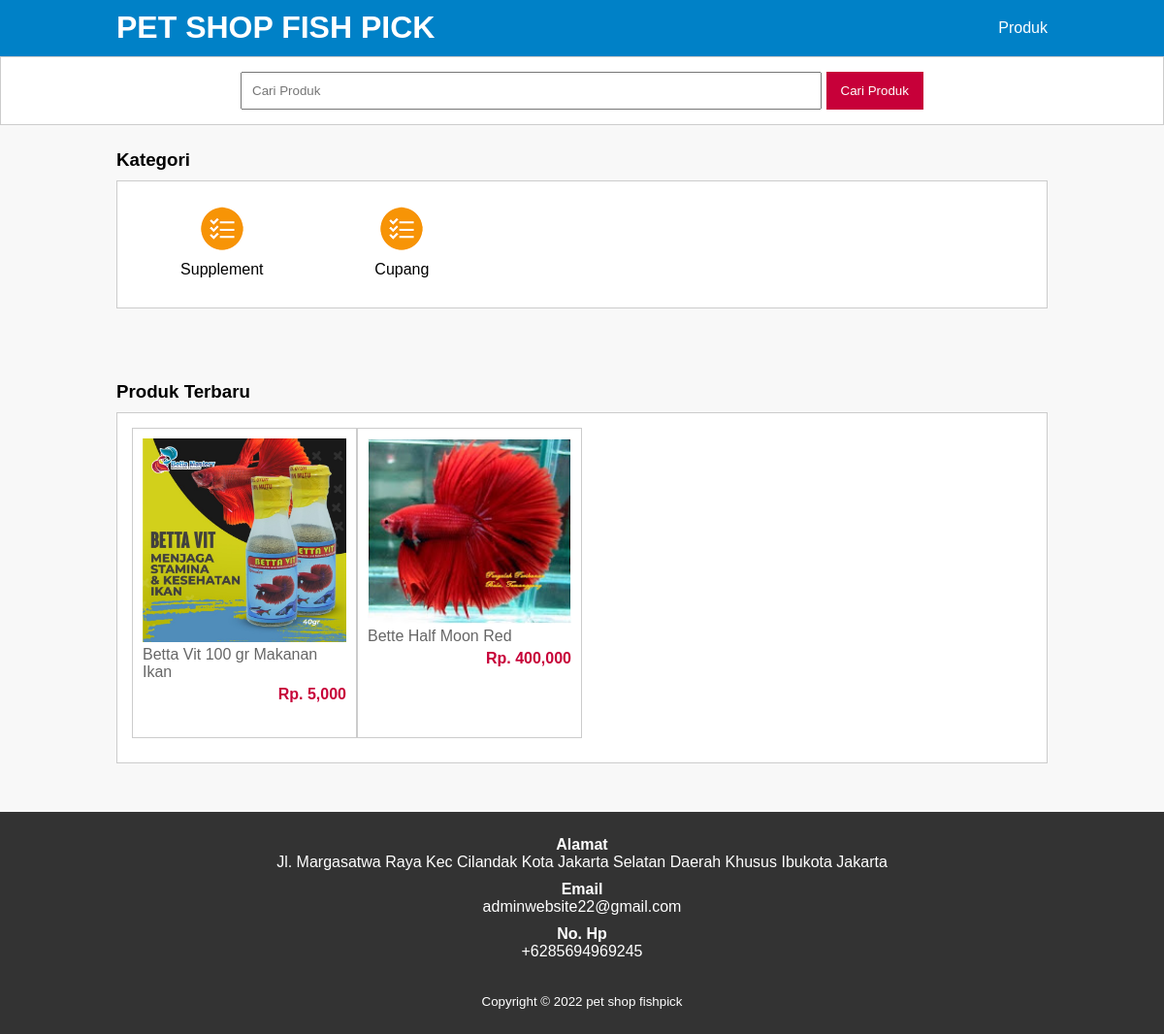
The page / on the database its author committed.
### tables this page shows
CREATE TABLE `tb_category` (
  `category_id` int(11) NOT NULL,
  `category_name` varchar(25) NOT NULL
);

CREATE TABLE `tb_product` (
  `product_id` int(11) NOT NULL,
  `category_id` int(11) NOT NULL,
  `product_name` varchar(100) NOT NULL,
  `product_price` int(11) NOT NULL,
  `product_description` text NOT NULL,
  `product_image` varchar(100) NOT NULL,
  `product_status` tinyint(1) NOT NULL,
  `data_created` timestamp NOT NULL DEFAULT CURRENT_TIMESTAMP
);

### index.php (the view, shortened to what this page needs)
<?php
	include 'db.php';
	$kontak = mysqli_query($conn, "SELECT admin_telp, admin_email, admin_address FROM tb_admin WHERE admin_id = 1");
	$a = mysqli_fetch_object($kontak);
?>
<!DOCTYPE html>
<html>
<head>
	<link rel="stylesheet" type="text/css" href="css/style.css">
</head>
<body>
	<header>
		<div class="container">
			<h1><a href="index.php">PET SHOP FISH PICK</a></h1>
			<ul>
				<li><a href="produk.php">Produk</a></li>
			</ul>
		</div>
	</header>
	<div class="search">
		<div class="container">
			<form action="produk.php">
				<input type="text" name="search" placeholder="Cari Produk">
				<input type="submit" name="cari" value="Cari Produk">
			</form>
		</div>
	</div>
	<div class="section">
		<div class="container">
			<h3>Kategori</h3>
			<div class="box">
				<?php
					$kategori = mysqli_query($conn, "SELECT * FROM tb_category ORDER BY category_id DESC");
					if(mysqli_num_rows($kategori) > 0){
						while($k = mysqli_fetch_array($kategori)){
				?>
					<a href="produk.php?kat=<?php echo $k['category_id'] ?>">
						<div class="col-5">
							<img src="img/icon-kategori.png" width="50px" style="margin-bottom:5px;">
							<p><?php echo $k['category_name'] ?></p>
						</div>
					</a>
				<?php }}else{ ?>
					<p>Kategori tidak ada</p>
				<?php } ?>
			</div>
		</div>
	</div>
	<div class="section">
		<div class="container">
			<h3>Produk Terbaru</h3>
			<div class="box">
				<?php
					$produk = mysqli_query($conn, "SELECT * FROM tb_product WHERE product_status = 1 ORDER BY product_id DESC LIMIT 8");
					if(mysqli_num_rows($produk) > 0){
						while($p = mysqli_fetch_array($produk)){
				?>
					<a href="detail-produk.php?id=<?php echo $p['product_id'] ?>">
						<div class="col-4">
							<img src="produk/<?php echo $p['product_image'] ?>">
							<p class="nama"><?php echo substr($p['product_name'], 0, 30) ?></p>
							<p class="harga">Rp. <?php echo number_format($p['product_price']) ?></p>
						</div>
					</a>
				<?php }}else{ ?>
					<p>Produk tidak ada</p>
				<?php } ?>
			</div>
		</div>
	</div>
	<div class="footer">
		<div class="container">
			<h4>Alamat</h4>
			<p><?php echo $a->admin_address ?></p>
			<h4>Email</h4>
			<p><?php echo $a->admin_email ?></p>
			<h4>No. Hp</h4>
			<p><?php echo $a->admin_telp ?></p>
			<small>Copyright &copy; 2022 pet shop fishpick </small>
		</div>
	</div>
</body>
</html>

### css/style.css (style rules this page uses)
* { padding: 0; margin: 0; font-family: sans-serif; }
body { background-color: #f8f8f8; }
a { color: inherit; text-decoration: none; }
header { background-color: #0081c7; color: #fff; }
header h1 { float: left; padding: 10px 0; }
header ul { float: right; }
header ul li { display: inline-block; }
header ul li a { padding: 20px 0 20px 15px; display: inline-block; }
.container { width: 80%; margin: 0 auto; }
.container:after { content: ''; display: block; clear: both; }
.section { padding: 25px 0; }
.box { background-color: #fff; border: 1px solid #ccc; padding: 15px; box-sizing: border-box; margin: 10px 0 25px 0; }
.box:after { content: ''; display: block; clear: both; }
.search { padding: 15px 0; background-color: #fff; border: 1px solid #ccc; text-align: center; }
.search input[type=text] { width: 60%; padding: 10px; }
.search input[type=submit] { padding: 12px 15px; background-color: #C70039; color: #fff; border: none; cursor: pointer; }
.col-5 { width: 20%; height: 100px; text-align: center; float: left; padding: 10px; box-sizing: border-box; }
.col-4 { width: 25%; height: 320px; border: 1px solid #ccc; float: left; padding: 10px; box-sizing: border-box; margin-bottom: 10px; }
.col-4 img { width: 100%; }
.col-4 .nama { color: #666; margin-bottom: 5px; }
.col-4 .harga { font-weight: bold; color: #C70039; float: right; }
.footer { padding: 25px 0; background-color: #333; color: #fff; text-align: center; }
.footer p { margin-bottom: 10px; }
.footer small { margin-top: 25px; display: inline-block; }

### rows shown on the page
tb_category: category_name "Supplement"
tb_category: category_name "Cupang"
tb_product: product_image (picture), product_name "Betta Vit 100 gr Makanan Ikan", product_price "5,000"
tb_product: product_image (picture), product_name "Bette Half Moon Red", product_price "400,000"

### other values the page prints
$a->admin_address "Jl. Margasatwa Raya Kec Cilandak Kota Jakarta Selatan Daerah Khusus Ibukota Jakarta"
$a->admin_email "adminwebsite22@gmail.com"
$a->admin_telp "+6285694969245"
